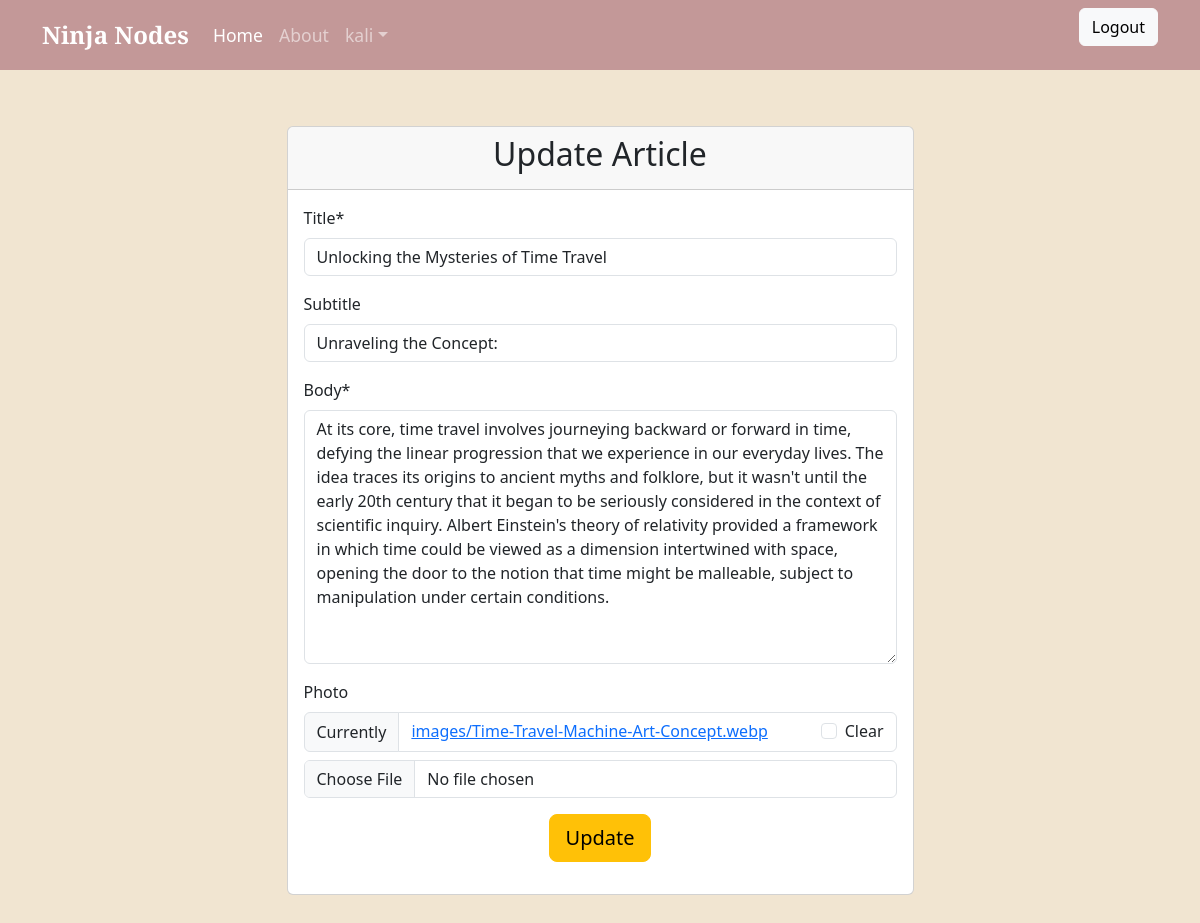
Page /update/article/11/ (signed in) on the committed database.
### accounts/models.py (models this page shows)
class CustomUser(AbstractUser):
    date_of_birth = models.DateTimeField(null=True, blank=True)

### articles/models.py (models this page shows, shortened)
class Article(models.Model):
    title = models.CharField(max_length=255)
    subtitle = models.CharField(max_length=255, blank=True)
    body = RichTextField()
    photo = models.ImageField(upload_to="images/", blank=True)
    date = models.DateTimeField(auto_now_add=True)
    author = models.ForeignKey(get_user_model(), on_delete=models.CASCADE)

### articles/views.py (the view)
# urls.py: path('update/article/<int:pk>/', ArticleUpdateView.as_view(), name='update'),
class ArticleUpdateView(LoginRequiredMixin,UserPassesTestMixin, UpdateView):
    model = Article
    fields = ['title', 'subtitle', 'body', 'photo']
    template_name = "update_view.html"
    success_url = reverse_lazy("home")
    def test_func(self):
        obj = self.get_object()
        return obj.author == self.request.user

### templates/update_view.html (shortened to what this page needs)
{% extends 'base.html' %}
{% load crispy_forms_tags %}
{% block content %}
<div class="container py-5">
    <div class="row justify-content-center">
        <div class="col-md-7">
            <div class="card custom-card">
                <div class="card-header custom-card-header text-center">
                    <h2 class="custom-card-title">Update Article</h2>
                </div>
                <div class="card-body custom-card-body">
                    <form method="post" enctype="multipart/form-data">
                        <div class="mb-3">
                            {{ form.title|as_crispy_field }}
                        </div>
                        <div class="mb-3">
                            {{ form.subtitle|as_crispy_field }}
                        </div>
                        <div class="mb-3">
                            {{ form.body|as_crispy_field }}
                        </div>
                        <div class="mb-3">
                            {{ form.photo|as_crispy_field }}
                        </div>
                        <div class="text-center">
                            <button type="submit" class="btn btn-warning btn-lg">Update</button>
                        </div>
                    </form>
                </div>
            </div>
        </div>
    </div>
</div>
{% endblock %}

### templates/base.html (shortened to what this page needs)
{% load static %}
<!DOCTYPE html>
<html lang="en">
<head>
    <link rel="stylesheet" href="{% static 'css/navbar.css' %}">
    <link rel="stylesheet" href="{% static 'css/styles.css' %}">
    <link rel="stylesheet" href="https://cdn.jsdelivr.net/npm/bootstrap@5.3.3/dist/css/bootstrap.min.css">
</head>
<body id="body">
<header>
    <nav class="navbar navbar-expand-lg navbar-dark " id="nav">
        <div class="container">
            <a class="navbar-brand" href="{% url 'about' %}">Ninja Nodes</a>
            <div class="collapse navbar-collapse" id="navbarsExample07">
                <ul class="navbar-nav me-auto mb-2 mb-lg-0">
                    <li class="nav-item">
                        <a class="nav-link active" aria-current="page" href="{% url 'home' %}">Home</a>
                    </li>
                    <li class="nav-item">
                        <a class="nav-link" href="{% url 'about' %}">About</a>
                    </li>
                    {% if user.is_authenticated %}
                    <li class="nav-item dropdown">
                        <a class="nav-link dropdown-toggle" href="#" id="dropdown07" role="button" data-bs-toggle="dropdown" aria-expanded="false">{{ user.username }}</a>
                    </li>
                    {% endif %}
                </ul>
                {% if user.is_authenticated %}
                <form class="d-flex" action="{% url 'logout' %}" method="post">
                    <button type="submit" class="btn btn-light">Logout</button>
                </form>
                {% else %}
                <a href="{% url 'login' %}" class="btn btn-primary me-2">Log In</a>
                <a href="{% url 'signup' %}" class="btn btn-outline-warning">Sign Up</a>
                {% endif %}
            </div>
        </div>
    </nav>
</header>
<div class="container mt-2">
    {% block content %}{% endblock %}
</div>
</body>
</html>

### templates/base.html (style rules this page uses)
.navbar-brand { font-family: 'Playfair Display', serif; font-size: 1.5rem; font-weight: 700; color: #fff; }
.navbar-nav .nav-link { font-size: 1.1rem; transition: color 0.3s ease-in-out, transform 0.3s ease-in-out; }
.navbar-brand { transition: transform 0.2s ease-in-out, color 0.2s ease-in-out; }
#body { background-color:#F1E5D1; }
#nav { background-color:#C39898; }

### rows in the picture
CustomUser: username "kali"
Article: title "Unlocking the Mysteries of Time Travel", subtitle "Unraveling the Concept:", body "At its core, time travel involves journeying backward or forward in time, defying the linear progression that we experience in our everyday lives. The idea traces its origins to ancient myths and folklore, but it wasn't until the early 20th century that it began to be seriously considered in the context of scientific inquiry. Albert Einstein's theory of relativity provided a framework in which time could be viewed as a dimension intertwined with space, opening the door to the notion that time might be malleable, subject to manipulation under certain conditions."
